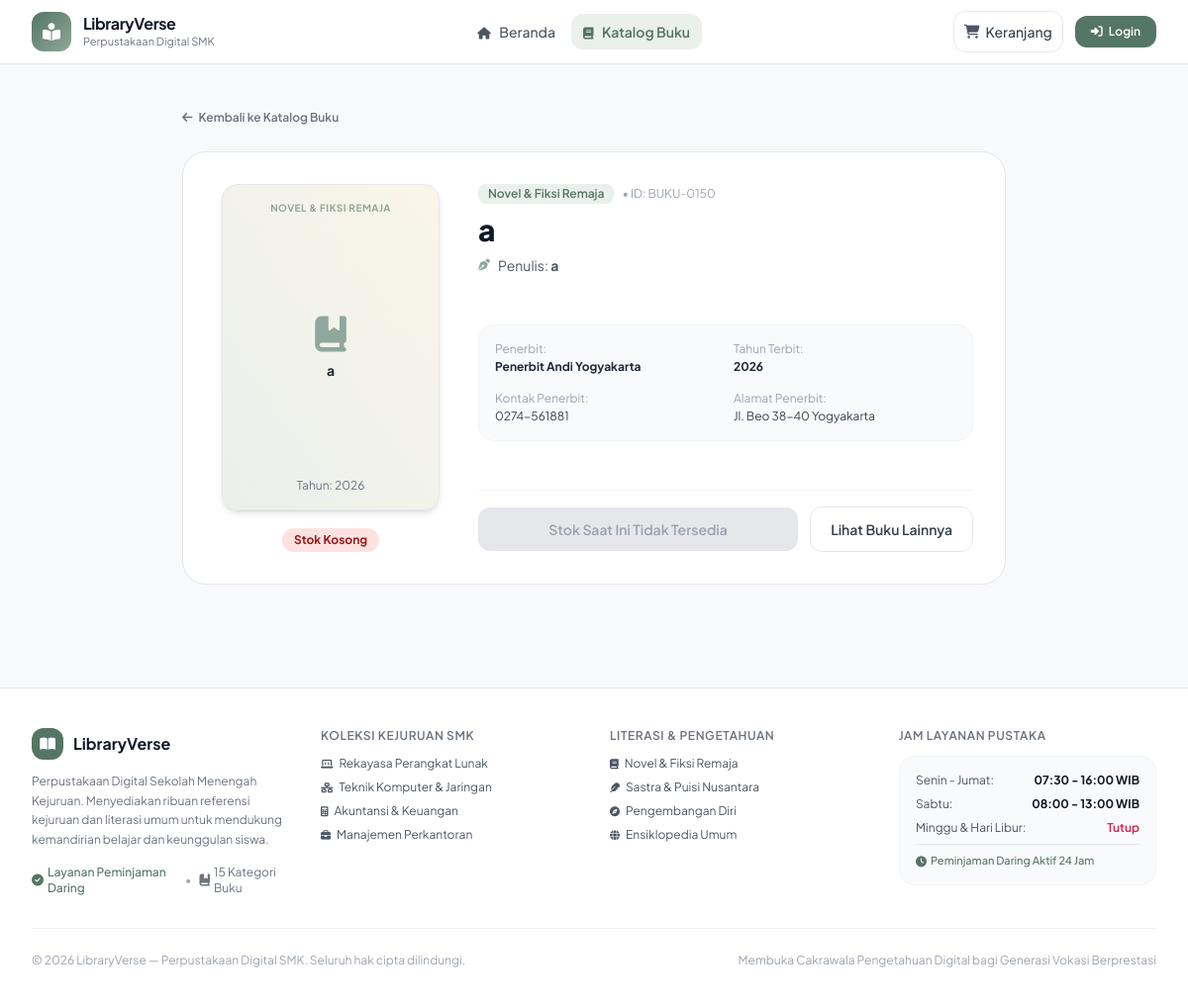
Page /index.php?c=katalog&a=detail&id=150 on the committed database.
### tables this page shows
CREATE TABLE `buku` (
  `id_buku` int(11) NOT NULL,
  `judul` varchar(150) NOT NULL,
  `penulis` varchar(80) NOT NULL,
  `id_kategori` int(11) NOT NULL,
  `id_penerbit` int(11) NOT NULL,
  `tahun_terbit` year(4) NOT NULL,
  `stok` int(5) NOT NULL DEFAULT 0,
  `gambar` varchar(100) DEFAULT NULL
);

CREATE TABLE `kategori` (
  `id_kategori` int(11) NOT NULL,
  `nama_kategori` varchar(60) NOT NULL
);

CREATE TABLE `penerbit` (
  `id_penerbit` int(11) NOT NULL,
  `nama_penerbit` varchar(60) NOT NULL,
  `alamat` varchar(150) DEFAULT NULL,
  `telepon` varchar(20) DEFAULT NULL
);

### controller/KatalogController.php (called while the page is built, shortened)
<?php
require_once __DIR__ . '/../model/Buku.php';
class KatalogController extends Controller {
    public function detail() {
        $id = (int)($_GET['id'] ?? 0);
        $bukuModel = new Buku();
        $buku = $bukuModel->getDetail($id);
        $data = [
            'pageTitle' => 'Detail Buku: ' . $buku['judul'],
            'buku' => $buku
        ];
        $this->view('katalog/detail', $data);
    }
}
?>

### config/Database.php (called while the page is built, shortened)
<?php
class Database {
    private $host = "sql103.infinityfree.com";
    private $user = "if0_42759950";
    private $pass = "N4VhNZeZ2y";
    private $dbname = "if0_42759950_xii_rpl_1_alisa_paket4";
    private $charset = "utf8mb4";
    private static $instance = null;
    private $dbh;
    private function __construct() {
        $dsn = "mysql:host=" . $this->host . ";dbname=" . $this->dbname . ";charset=" . $this->charset;
        $options = [
            PDO::ATTR_PERSISTENT => true,
            PDO::ATTR_ERRMODE => PDO::ERRMODE_EXCEPTION,
            PDO::ATTR_DEFAULT_FETCH_MODE => PDO::FETCH_ASSOC,
            PDO::ATTR_EMULATE_PREPARES => false,
        ];
        try {
            $this->dbh = new PDO($dsn, $this->user, $this->pass, $options);
        } catch (PDOException $e) {
            $this->error = $e->getMessage();
            die("Koneksi Database Gagal: " . $this->error . "<br>Pastikan database <b>xii_rpl_1_alisa_paket4</b> sudah di-import di phpMyAdmin!");
        }
    }
    public static function getInstance() {
        if (self::$instance === null) {
            self::$instance = new self();
        }
        return self::$instance;
    }
    public function getConnection() {
        return $this->dbh;
    }
}
?>

### model/Model.php (called while the page is built, shortened)
<?php
require_once __DIR__ . '/../config/Database.php';
abstract class Model {
    public function __construct() {
        $this->db = Database::getInstance()->getConnection();
    }
}

### model/Buku.php (called while the page is built, shortened)
<?php
require_once __DIR__ . '/Model.php';
class Buku extends Model {
    public function getDetail($id) {
        $sql = "SELECT b.*, k.nama_kategori, p.nama_penerbit, p.alamat AS alamat_penerbit, p.telepon AS telp_penerbit
                FROM buku b
                LEFT JOIN kategori k ON b.id_kategori = k.id_kategori
                LEFT JOIN penerbit p ON b.id_penerbit = p.id_penerbit
                WHERE b.id_buku = :id LIMIT 1";
        $stmt = $this->db->prepare($sql);
        $stmt->execute([':id' => $id]);
        return $stmt->fetch();
    }
}
?>

### view/katalog/detail.php (the view)
<div class="max-w-4xl mx-auto px-4 sm:px-6 lg:px-8 py-10">
    <div class="mb-6">
        <a href="index.php?c=katalog&a=index" class="text-xs font-semibold text-gray-500 hover:text-gray-800 transition inline-flex items-center gap-1.5">
            <i class="fa-solid fa-arrow-left"></i> Kembali ke Katalog Buku
        </a>
    </div>
    <div class="bg-white rounded-3xl border border-gray-200 overflow-hidden shadow-xs">
        <div class="grid grid-cols-1 md:grid-cols-12 gap-8 p-6 sm:p-8">
            <div class="md:col-span-4 flex flex-col items-center">
                <div class="w-full max-w-[220px] aspect-[2/3] bg-gradient-to-tr from-[#EAF0EC] to-[#FAF5E8] rounded-2xl p-4 border border-gray-200 shadow-md flex flex-col justify-between text-center relative">
                    <span class="text-[10px] font-bold text-[#8FA89B] uppercase tracking-wider block">
                        <?= htmlspecialchars($buku['nama_kategori'] ?? 'Kategori') ?>
                    </span>
                    <div class="my-auto space-y-2">
                        <i class="fa-solid fa-book-bookmark text-4xl text-[#8FA89B]"></i>
                        <h4 class="font-bold text-gray-800 text-sm leading-tight px-1">
                            <?= htmlspecialchars($buku['judul']) ?>
                        </h4>
                    </div>
                    <span class="text-xs text-gray-500">Tahun: <?= $buku['tahun_terbit'] ?></span>
                </div>
                <div class="mt-4 text-center">
                    <span class="inline-block px-3 py-1 rounded-full text-xs font-bold <?= $buku['stok'] > 0 ? 'bg-emerald-100 text-emerald-800' : 'bg-red-100 text-red-800' ?>">
                        <?= $buku['stok'] > 0 ? 'Tersedia: ' . $buku['stok'] . ' Eks' : 'Stok Kosong' ?>
                    </span>
                </div>
            </div>
            <div class="md:col-span-8 flex flex-col justify-between space-y-6">
                <div>
                    <div class="flex items-center gap-2 mb-2">
                        <span class="px-2.5 py-0.5 rounded-lg bg-[#EAF0EC] text-[#557565] text-xs font-semibold">
                            <?= htmlspecialchars($buku['nama_kategori'] ?? 'Koleksi Umum') ?>
                        </span>
                        <span class="text-xs text-gray-400">• ID: BUKU-<?= str_pad($buku['id_buku'], 4, '0', STR_PAD_LEFT) ?></span>
                    </div>
                    <h1 class="text-2xl sm:text-3xl font-extrabold text-gray-900 leading-snug">
                        <?= htmlspecialchars($buku['judul']) ?>
                    </h1>
                    <p class="text-sm text-gray-600 mt-2 flex items-center gap-2">
                        <i class="fa-solid fa-pen-nib text-xs text-[#8FA89B]"></i>
                        <span>Penulis: <strong><?= htmlspecialchars($buku['penulis']) ?></strong></span>
                    </p>
                </div>
                <div class="bg-gray-50 rounded-2xl p-4 border border-gray-100 grid grid-cols-2 gap-4 text-xs">
                    <div>
                        <span class="text-gray-400 block mb-0.5">Penerbit:</span>
                        <strong class="text-gray-800"><?= htmlspecialchars($buku['nama_penerbit'] ?? 'Penerbit Mandiri') ?></strong>
                    </div>
                    <div>
                        <span class="text-gray-400 block mb-0.5">Tahun Terbit:</span>
                        <strong class="text-gray-800"><?= htmlspecialchars($buku['tahun_terbit']) ?></strong>
                    </div>
                    <div>
                        <span class="text-gray-400 block mb-0.5">Kontak Penerbit:</span>
                        <span class="text-gray-700"><?= htmlspecialchars($buku['telp_penerbit'] ?? '-') ?></span>
                    </div>
                    <div>
                        <span class="text-gray-400 block mb-0.5">Alamat Penerbit:</span>
                        <span class="text-gray-700 truncate block"><?= htmlspecialchars($buku['alamat_penerbit'] ?? '-') ?></span>
                    </div>
                </div>
                <div class="pt-4 border-t border-gray-100 flex flex-col sm:flex-row items-center gap-3">
                    <?php if ($buku['stok'] > 0): ?>
                        <a href="index.php?c=keranjang&a=tambah&id=<?= $buku['id_buku'] ?>" class="w-full sm:w-auto flex-1 text-center py-3 px-6 rounded-xl bg-[#8FA89B] hover:bg-[#789687] text-white font-semibold text-sm transition flex items-center justify-center gap-2 shadow-xs">
                            <i class="fa-solid fa-cart-plus"></i> Masukkan ke Keranjang Pinjam
                        </a>
                    <?php else: ?>
                        <button disabled class="w-full sm:w-auto flex-1 text-center py-3 px-6 rounded-xl bg-gray-200 text-gray-400 font-semibold text-sm cursor-not-allowed">
                            Stok Saat Ini Tidak Tersedia
                        </button>
                    <?php endif; ?>
                    <a href="index.php?c=katalog&a=index" class="w-full sm:w-auto py-3 px-5 rounded-xl border border-gray-200 text-gray-700 hover:bg-gray-50 text-sm font-semibold transition text-center">
                        Lihat Buku Lainnya
                    </a>
                </div>
            </div>
        </div>
    </div>
</div>

### view/templates/header.php (style rules this page uses)
body { font-family: 'Plus Jakarta Sans', sans-serif; background-color: #F8F9FA; color: #2D3748; }

### rows in the picture
buku: id_kategori.nama_kategori "NOVEL & FIKSI REMAJA", judul "a", tahun_terbit "2026", id_kategori.nama_kategori "Novel & Fiksi Remaja", id_buku "0150", penulis "a", id_penerbit.nama_penerbit "Penerbit Andi Yogyakarta", id_penerbit.telepon "0274-561881", id_penerbit.alamat "Jl. Beo 38-40 Yogyakarta"
